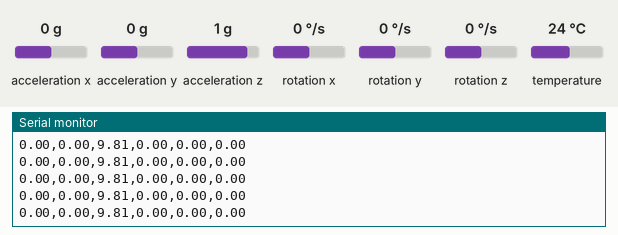
Bench run of a sketch on a simulated Arduino Uno, built with avr-gcc and run on an emulated ATmega328P. On the bench: the last lines printed to the serial monitor. The test bench sets the inputs (shaded band); at power-on: acceleration x 0 g, acceleration y 0 g, acceleration z 1 g, rotation x 0 °/s, rotation y 0 °/s, rotation z 0 °/s, temperature 24 °C.

Above: at 1.3 s.
1.4 s: acceleration x set to -1.4 g
At 2.2 s:
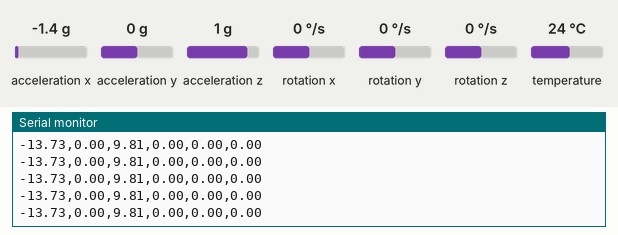
4.4 s: acceleration y set to -1.4 g
At 5.5 s:
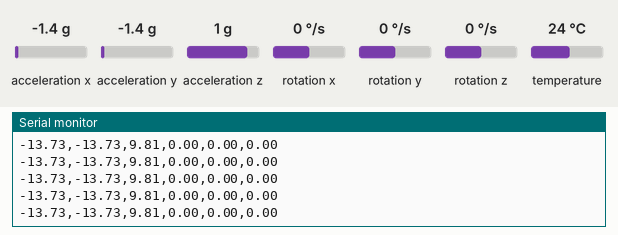
5.9 s: acceleration x set to 0 g
At 6.6 s:
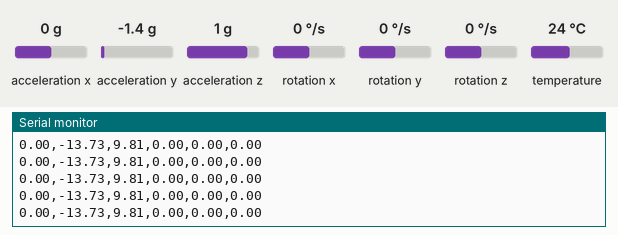
8.9 s: acceleration z set to -1.4 g
At 9.5 s:
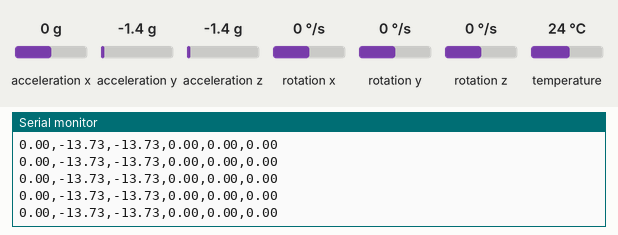
10.4 s: rotation x set to -192 °/s
At 11.5 s:
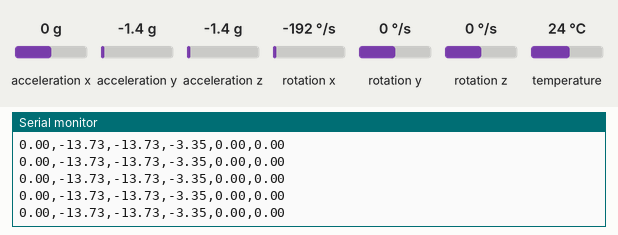
11.9 s: rotation y set to -192 °/s
At 12.7 s:
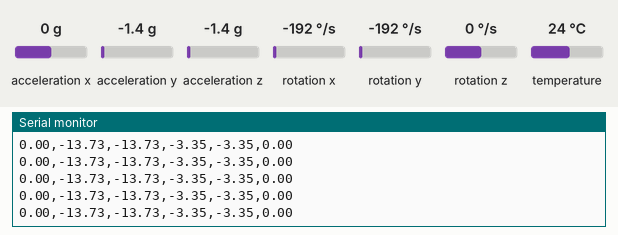

The sketch:

mpu_data_streaming.ino
```cpp
#include <Wire.h>
#include <Adafruit_MPU6050.h>
#include <Adafruit_Sensor.h>

Adafruit_MPU6050 mpu;

void setup() {
  Serial.begin(115200);
  while (!Serial)
    delay(10); // wait for serial console

  if (!mpu.begin()) {
    Serial.println("Failed to find MPU6050 chip");
    while (1) {
      delay(10);
    }
  }

  Serial.println("MPU6050 Found!");

  mpu.setAccelerometerRange(MPU6050_RANGE_8_G);
  mpu.setGyroRange(MPU6050_RANGE_500_DEG);
  mpu.setFilterBandwidth(MPU6050_BAND_21_HZ);

  delay(100);
}

void loop() {
  sensors_event_t a, g, temp;
  mpu.getEvent(&a, &g, &temp);

  Serial.print(a.acceleration.x);
  Serial.print(",");
  Serial.print(a.acceleration.y);
  Serial.print(",");
  Serial.print(a.acceleration.z);
  Serial.print(",");
  Serial.print(g.gyro.x);
  Serial.print(",");
  Serial.print(g.gyro.y);
  Serial.print(",");
  Serial.println(g.gyro.z); // Use println to end the line

  delay(10); // ~100 Hz
}
```

Measured:
- after the input at 1.4 s, the serial monitor: prints a new line at once (image 1)
- after the input at 4.4 s, the serial monitor: prints a new line at once (image 2)
- after the input at 5.9 s, the serial monitor: prints a new line at once (image 3)
- after the input at 8.9 s, the serial monitor: prints a new line at once (image 4)
- after the input at 10.4 s, the serial monitor: prints a new line at once (image 5)
- after the input at 11.9 s, the serial monitor: prints a new line at once (image 6)
